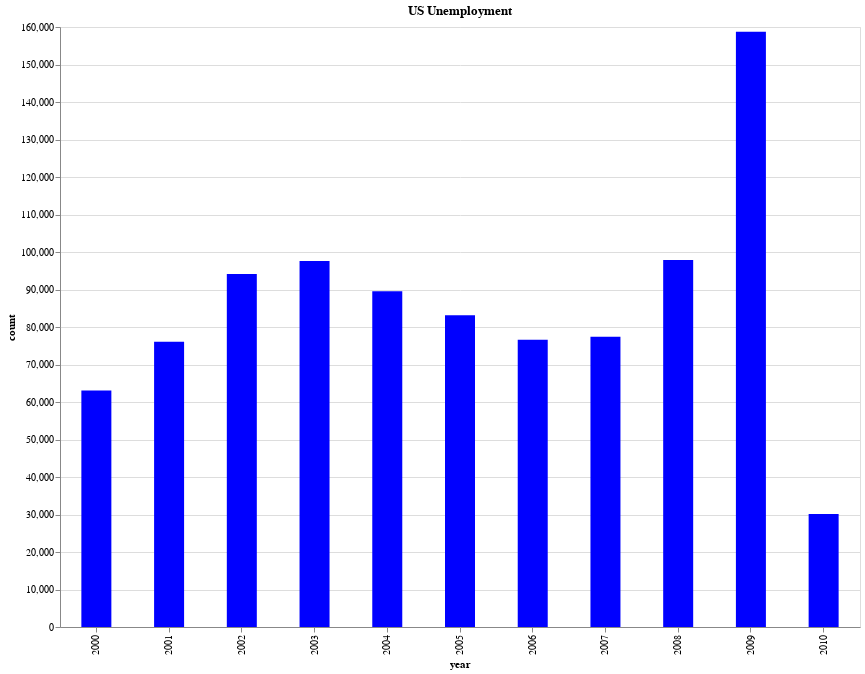

The notebook cell saved with this chart:
### Markdown cell above
<h3> Unemployment count was fairly high in 2008 and 2009 </h3>

### Code cell
alt.Chart(year_data, height = 600, width = 800)\
    .mark_bar(color = 'blue', size = 30) \
    .encode(x= 'year:O',
     y = 'count:Q')\
    .properties(title='US Unemployment')

### Figure 1 — Vega-Lite specification as saved in the notebook (floating-point values rounded to 4 significant figures)
{"$schema": "https://vega.github.io/schema/vega-lite/v4.8.1.json", "config": {"view": {"continuousHeight": 300, "continuousWidth": 400}}, "data": {"name": "data-37b88e31245fe77915863296589cd766"}, "datasets": {"data-37b88e31245fe77915863296589cd766": [{"count": 63093, "year": 2000}, {"count": 76097, "year": 2001}, {"count": 94107, "year": 2002}, {"count": 97592, "year": 2003}, {"count": 89559, "year": 2004}, {"count": 83101, "year": 2005}, {"count": 76613, "year": 2006}, {"count": 77405, "year": 2007}, {"count": 97888, "year": 2008}, {"count": 158759, "year": 2009}, {"count": 30113, "year": 2010}]}, "encoding": {"x": {"field": "year", "type": "ordinal"}, "y": {"field": "count", "type": "quantitative"}}, "height": 600, "mark": {"color": "blue", "size": 30, "type": "bar"}, "title": "US Unemployment", "width": 800}
